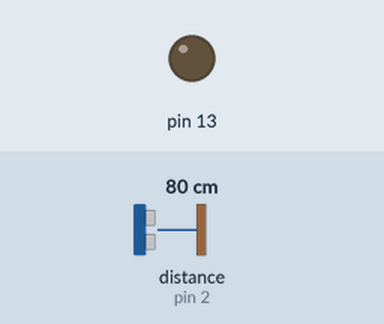
Simulated run of this sketch. Board: Arduino Uno, built with avr-gcc and run on an emulated ATmega328P. Shown: output pins drawn as LEDs (lit = HIGH). Wiring (inferred from the names in the program): ultrasonic range finder: trigger pin 7; echo pin 2. The test bench sets the inputs (shaded band); at power-on: distance to the obstacle (sensor on pin 2) 80 cm. The echo pulse lasts 58.3 µs per cm; pins used as bus, display or sensor lines are not drawn.

Above: at 1.2 s.
1.3 s: distance to the obstacle (sensor on pin 2) set to 33 cm
2.8 s: distance to the obstacle (sensor on pin 2) set to 27 cm
At 4.0 s:
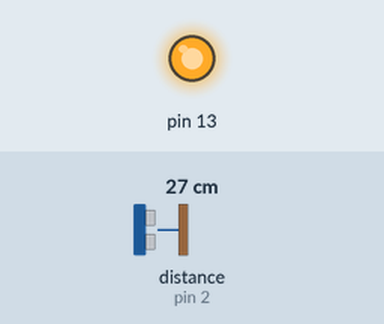
4.3 s: distance to the obstacle (sensor on pin 2) set to 35 cm
At 4.9 s:
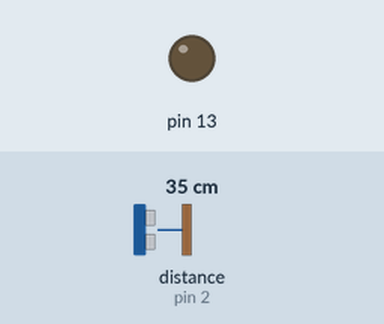
5.8 s: distance to the obstacle (sensor on pin 2) set to 2 cm
At 7.2 s:
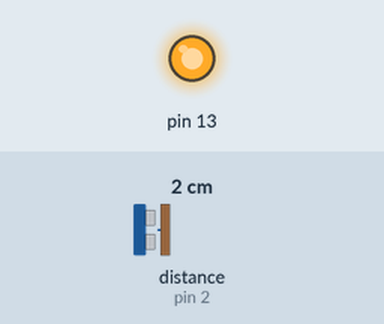
Timing chart, 0 to 8.3 s (numbered marks = the images above; inputs shaded):
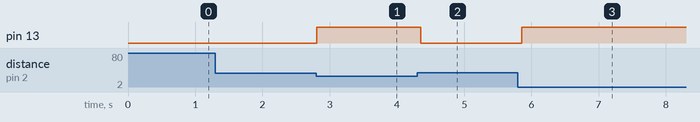

The sketch:

hcsr04-01.ino
```cpp
// (licence header left out)
// Pins
const int TRIG_PIN = 7;
const int ECHO_PIN = 2;

// Anything over 400 cm (23200 us pulse) is "out of range"
const unsigned int MAX_DIST = 23200;

void setup() {

  // The Trigger pin will tell the sensor to range find
  pinMode(TRIG_PIN, OUTPUT);
  digitalWrite(TRIG_PIN, LOW);

  // We'll use the serial monitor to view the sensor output
  //Serial.begin(9600);
  //Serial.println("C - HC-SR04");
  //delay(20);

  pinMode(13, OUTPUT);
}

void loop() {

  unsigned long t1;
  unsigned long t2;
  unsigned long pulse_width;
  int cm;
  //float inches;

  // Hold the trigger pin high for at least 10 us
  digitalWrite(TRIG_PIN, HIGH);
  delayMicroseconds(10);
  digitalWrite(TRIG_PIN, LOW);

  // Wait for pulse on echo pin
  while ( digitalRead(ECHO_PIN) == 0 );

  // Measure how long the echo pin was held high (pulse width)
  // Note: the micros() counter will overflow after ~70 min
  t1 = micros();
  while ( digitalRead(ECHO_PIN) == 1);
  t2 = micros();
  pulse_width = t2 - t1;

  // Calculate distance in centimeters and inches. The constants
  // are found in the datasheet, and calculated from the assumed speed
  //of sound in air at sea level (~340 m/s).
  cm = pulse_width / 58.0;
  digitalWrite(13, cm <= 30);
  //inches = pulse_width / 148.0;

  // Print out results
  //Serial.println(cm);

  // Wait at least 60ms before next measurement
  delay(60);
}
```

Measured:
- the behaviour switches between 31 and 30 cm on distance to the obstacle (sensor on pin 2) (found by bisection; images 0 and 1)
- after the input at 1.3 s, every drawn part: stays the same
- after the input at 2.8 s, pin 13: LOW → HIGH at once
- after the input at 4.3 s, pin 13: HIGH → LOW after 0.06 s
- after the input at 5.8 s, pin 13: LOW → HIGH after 0.06 s
